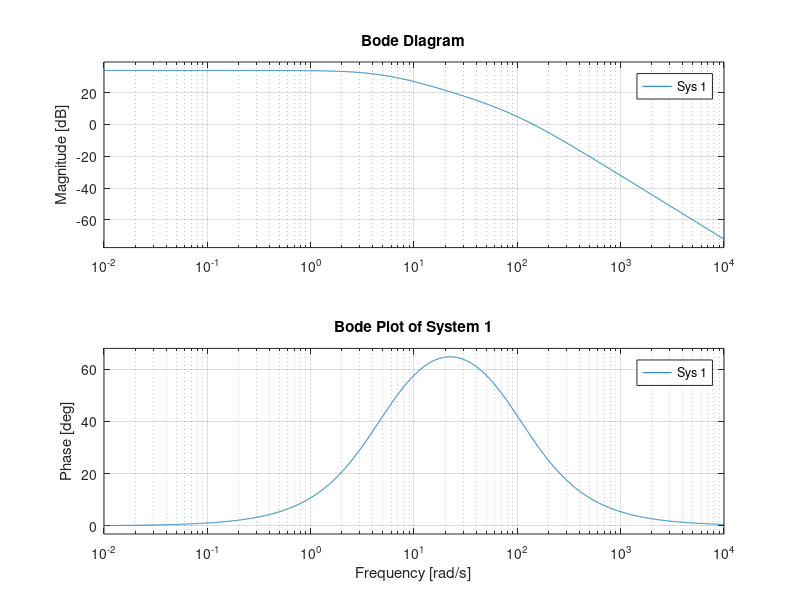
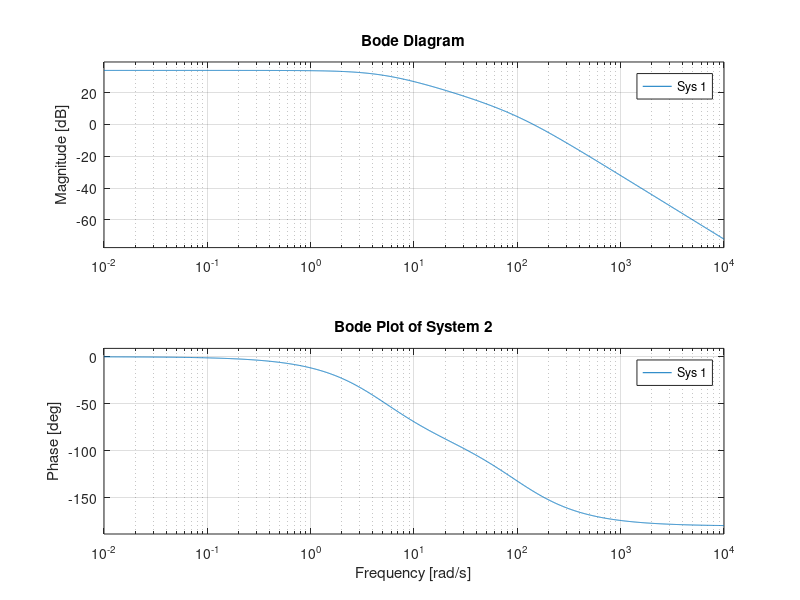
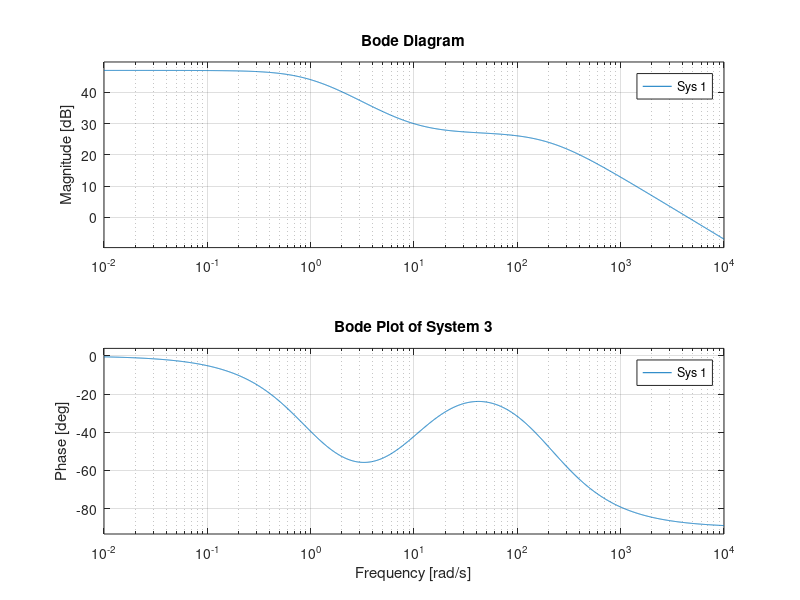

The MATLAB source for these figures, in order:

clear; clc; close all;
s = tf('s');

G1 = 50 / ((1-0.2*s)*(1+0.01*s));
G2 = 50 / ((1+0.2*s)*(1+0.01*s));
G3 = (224*(1+0.1*s)) / ((1+s)*(1+0.005*s));

G = {G1, G2, G3};

labels = {'H1','H2','H3'};

w = logspace(-2, 4, 2500);

for i = 1:3
    figure;
    bode(G{i}, w);
    grid on;
    title(['Bode Plot of System ', num2str(i)]);
end
